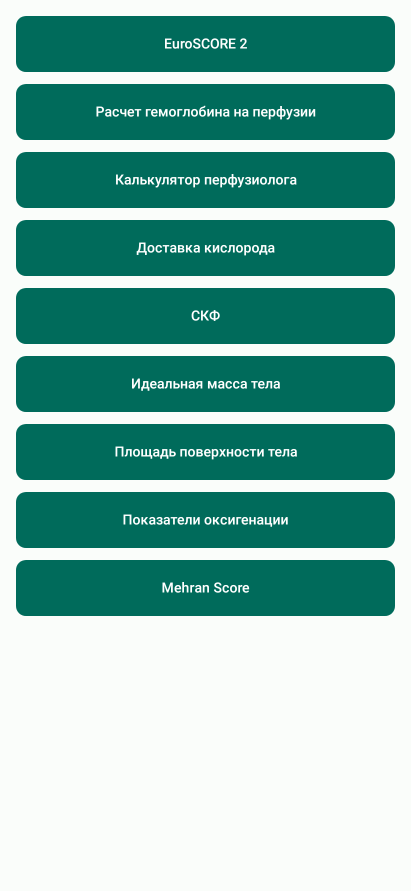
#> input picture app/src/test/screenshots/main_menu_light.png, 822 x 1782 px (shown at 1/2 size)
$ python make_collage.py
#> lines starting #> are read from the running program, lines starting #| are printed output that depends on the picture
"""Собирает коллаж из эталонных скриншотов Roborazzi.

Запуск из корня репозитория:
    python tools/make_collage.py
Результат: docs/ui-collage.png
"""

from pathlib import Path

from PIL import Image, ImageDraw, ImageFont

ROOT = Path(__file__).resolve().parent.parent
SRC = ROOT / "app" / "src" / "test" / "screenshots"
OUT = ROOT / "docs" / "ui-collage.png"

ITEMS = [
    ("main_menu_light.png", "Главное меню — светлая"),
    ("nav_menu.png", "Меню — каркас Navigation 3"),
    ("main_menu_dark.png", "Главное меню — тёмная"),
    ("calc_bsa.png", "Площадь поверхности тела"),
    ("calc_ibm.png", "Идеальная масса тела"),
    ("calc_respiratory.png", "Показатели оксигенации"),
    ("calc_gfr.png", "СКФ — CKD-EPI 2021"),
    ("calc_oxygen.png", "Доставка кислорода"),
    ("calc_hb.png", "Гемоглобин на перфузии"),
    ("calc_perfusiologist.png", "Калькулятор перфузиолога"),
    ("calc_mehran.png", "Mehran Score"),
    ("calc_euroscore.png", "EuroSCORE II"),
    ("calc_euroscore_dark.png", "EuroSCORE II — тёмная"),
    ("calc_euroscore_scrolled.png", "EuroSCORE II — прокрутка"),
    ("settings_system.png", "Настройки — как на устройстве"),
    ("settings_light.png", "Настройки — светлая"),
    ("settings_dark.png", "Настройки — тёмная"),
    ("about_gfr_light.png", "Справка СКФ — markdown"),
    ("about_mehran_light.png", "Справка Mehran — таблицы"),
    ("about_app_light.png", "О программе"),
    ("about_gfr_dark.png", "Справка СКФ — тёмная"),
    ("components_light.png", "Компоненты — светлая"),
    ("components_dark.png", "Компоненты — тёмная"),
]

COLS = 4
TILE_H = 700
GAP = 22
LABEL_H = 34
TITLE_H = 64
PAD = 24
BG = (24, 24, 24)
FG = (236, 236, 236)


def load_font(size: int):
#> called with size = 20
    for name in ("segoeui.ttf", "arial.ttf", "calibri.ttf"):
        candidate = Path(r"C:\Windows\Fonts") / name
        if candidate.exists():
            return ImageFont.truetype(str(candidate), size)
    return ImageFont.load_default()


def main() -> None:
    font_label = load_font(20)
    font_title = load_font(30)

    tiles = []
    for filename, label in ITEMS:
        path = SRC / filename
        if not path.exists():
            raise SystemExit(f"missing screenshot: {path}")
        img = Image.open(path).convert("RGB")
        scale = TILE_H / img.height
#> scale = 0.393
        resized = img.resize(
            (max(1, round(img.width * scale)), TILE_H), Image.LANCZOS
        )
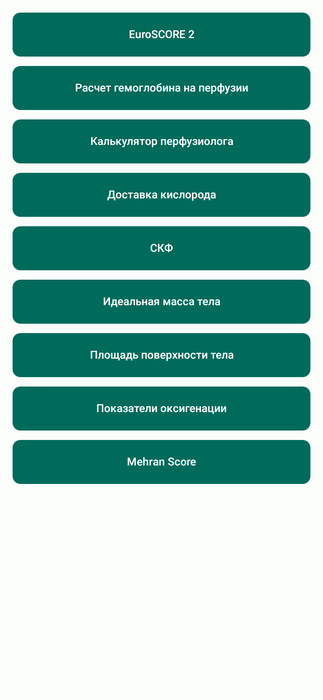
#> resized: PIL image 323x700 RGB; mean R, G, B 123.7, 178.9, 169.4
        tiles.append((resized, label))
#> pass 2 of the loop in main, `for filename, label in ITEMS:`:
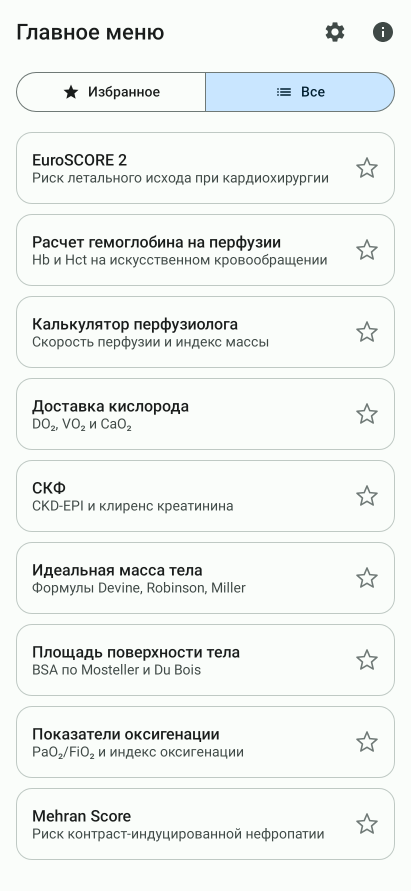
#> input picture app/src/test/screenshots/nav_menu.png, 822 x 1782 px (shown at 1/2 size)
#> in main, `resized = img.resize( (max(1, round(img.width * scale)), TILE_H), Imag..`:
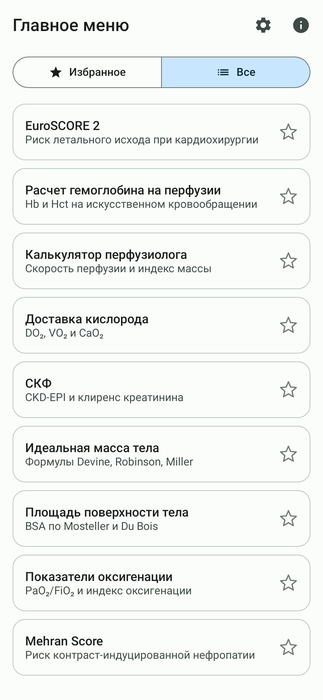
#> resized: PIL image 323x700 RGB; mean R, G, B 239.3, 242.9, 240.6
#> pass 3 of the loop in main, `for filename, label in ITEMS:`:
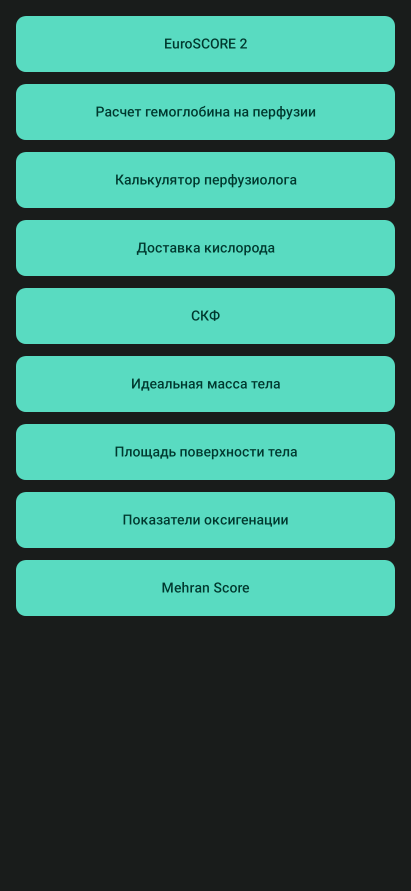
#> input picture app/src/test/screenshots/main_menu_dark.png, 822 x 1782 px (shown at 1/2 size)
#> in main, `resized = img.resize( (max(1, round(img.width * scale)), TILE_H), Imag..`:
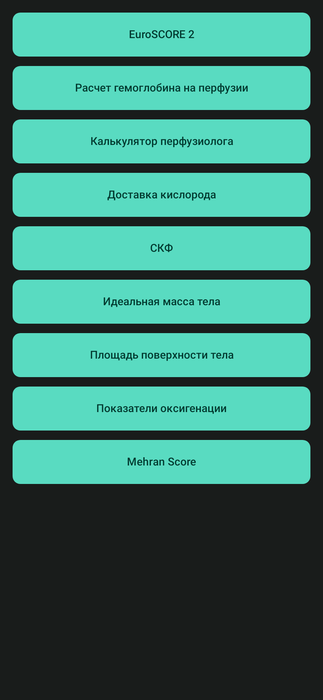
#> resized: PIL image 323x700 RGB; mean R, G, B 57.2, 125.3, 111.5
#> the loop made 6 passes; the first 3 are shown

    tile_w = max(tile.width for tile, _ in tiles)
    rows = (len(tiles) + COLS - 1) // COLS
    canvas_w = PAD * 2 + COLS * tile_w + (COLS - 1) * GAP
    canvas_h = PAD * 2 + TITLE_H + rows * (TILE_H + LABEL_H) + (rows - 1) * GAP

    canvas = Image.new("RGB", (canvas_w, canvas_h), BG)
    draw = ImageDraw.Draw(canvas)
    draw.text(
        (PAD, PAD),
        "Calc1 — Compose UI (Roborazzi, Robolectric)",
        font=font_title,
        fill=FG,
    )

    for idx, (tile, label) in enumerate(tiles):
        row, col = divmod(idx, COLS)
        column_x = PAD + col * (tile_w + GAP)
        y = PAD + TITLE_H + row * (TILE_H + LABEL_H + GAP)
        canvas.paste(tile, (column_x + (tile_w - tile.width) // 2, y))
        bbox = draw.textbbox((0, 0), label, font=font_label)
        draw.text(
            (column_x + (tile_w - (bbox[2] - bbox[0])) // 2, y + TILE_H + 6),
            label,
            font=font_label,
            fill=FG,
        )

    OUT.parent.mkdir(parents=True, exist_ok=True)
    canvas.save(OUT, optimize=True)
    print(f"saved {OUT} ({canvas.width}x{canvas.height})")


if __name__ == "__main__":
#> (the run stopped early here; a loop or call above may not have finished)
